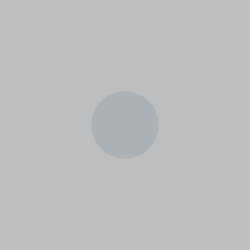
Frame 1 (no input)
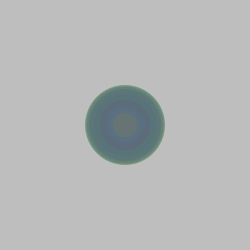
Frame 60 (the mouse pressed at the canvas centre just before this capture)
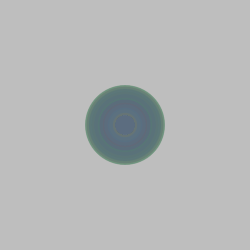
Frame 120 (the mouse held since frame 60 and released just before this capture)

The Processing sketch that drew these frames (run headless with seeded random() and noise(); from frame 60 on, the mouse is pressed at the canvas centre):

// Processing sketch: processing_116546
// ── processing_116546.pde

int counter;

void setup() {  //setup function called initially, only once
  size(250, 250);
  background(190
  );  //set background black
  
  colorMode(HSB);   //set colors to Hue, Saturation, Brightness mode
  counter = 0;
}

void draw() {  //draw function loops 
  counter++;
  noStroke();
  fill(random(225),150,155,40);
  
  if(mousePressed == true) { //add some interaction
    ellipse(mouseX, mouseY, 20, 20);
  }
  else {
    ellipse(width/2, height/2, 80*sin(counter), 80*sin(counter));
  }
}
